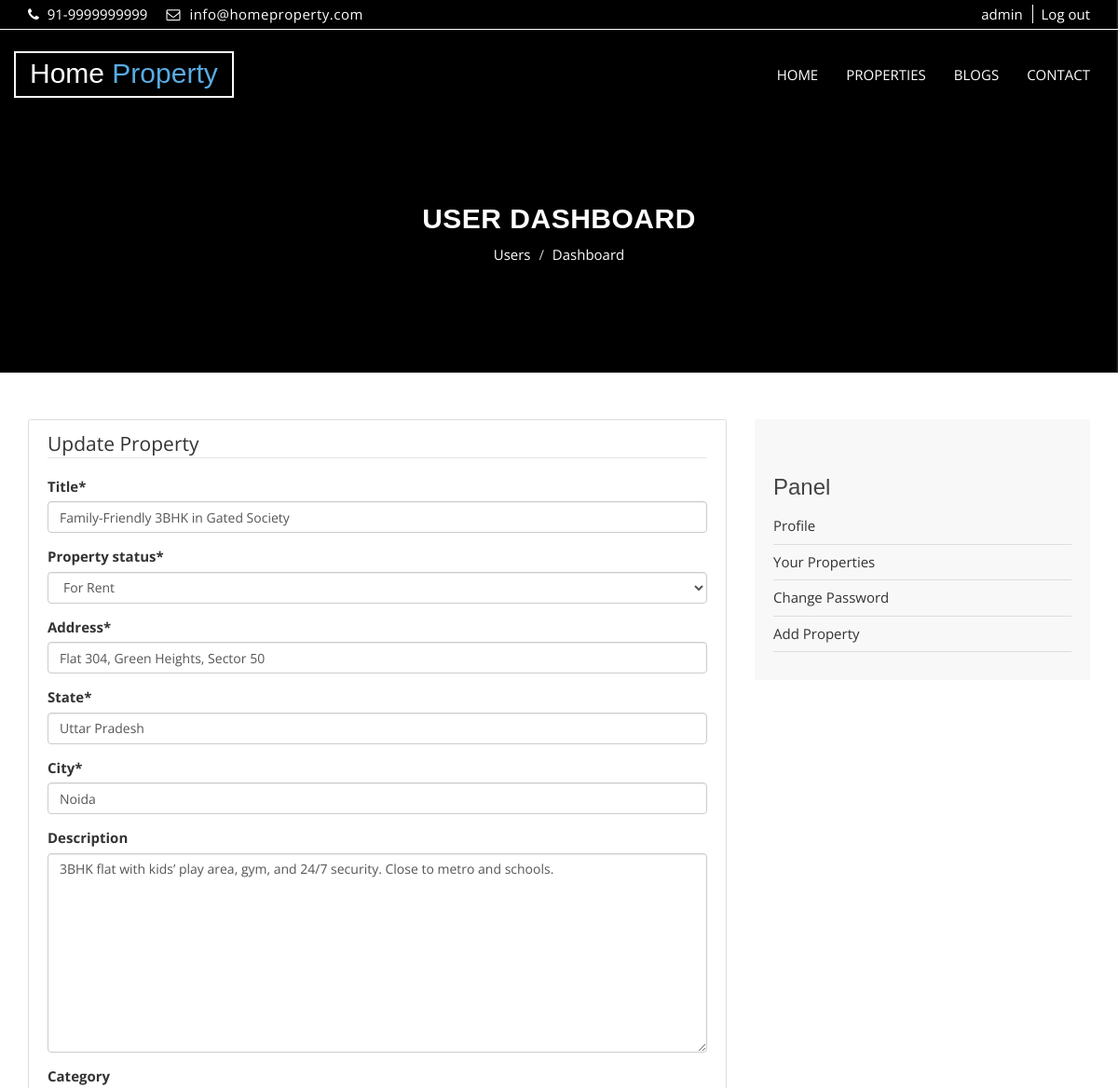
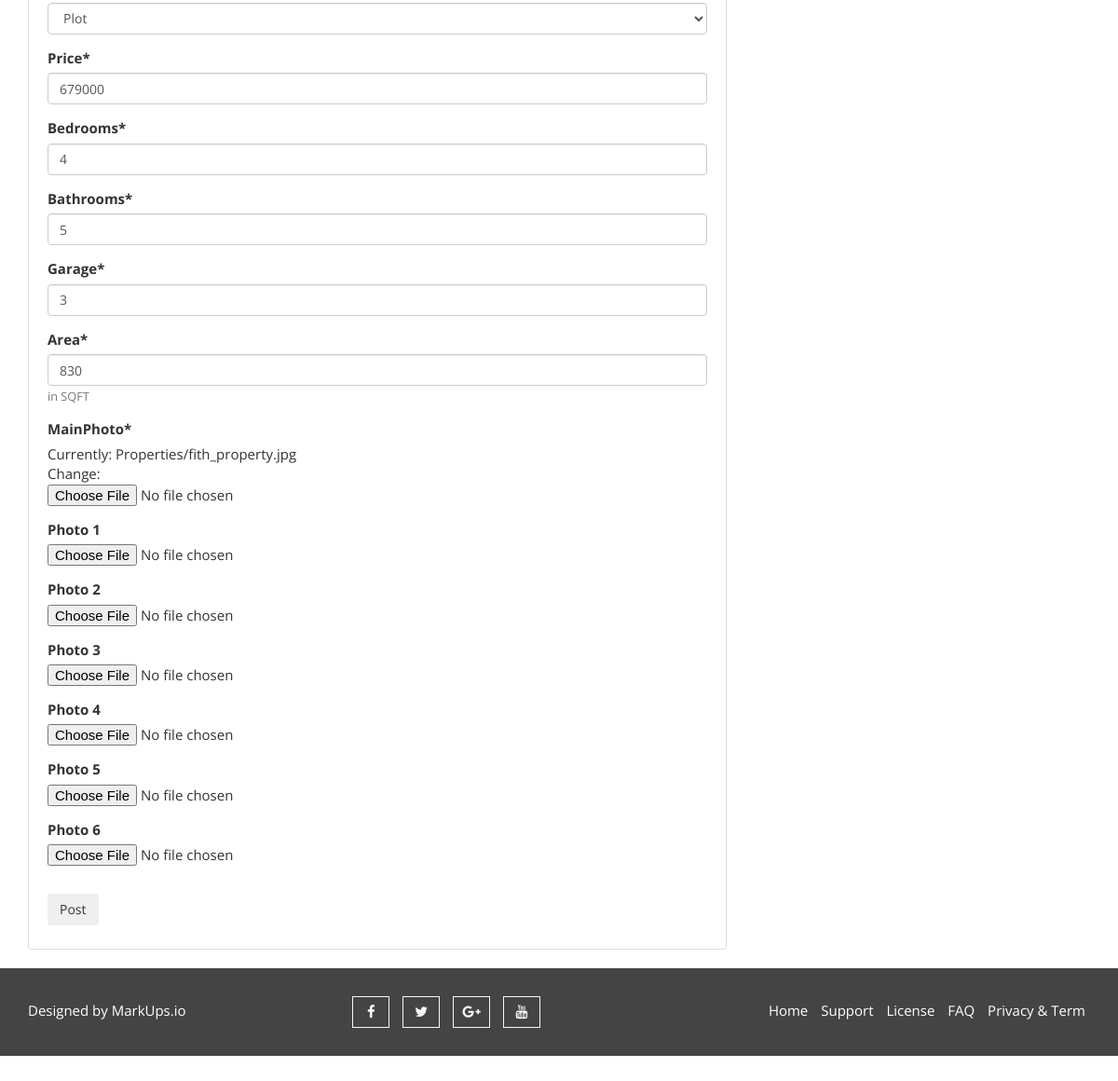
Screenshot of /accounts/property/25/update/ (signed in) with the database file from the repository (2 pictures, top to bottom).
### property/models.py (models this page shows, shortened)
class Property(models.Model):
    property_choices = [
        ('FS', 'For Sale'),
        ('FR', 'For Rent'),
        ('SL', 'Sold Out')
    ]
    STATUS = [
        ('Nor', 'Normal'),
        ('Exc', 'Exclusive')
    ]
    status = models.CharField(max_length=3, choices=STATUS, default='Nor')
    author = models.ForeignKey(User, on_delete=models.CASCADE, null = True)
    title = models.CharField(max_length=255, verbose_name = "Title")
    property_status = models.CharField(max_length = 2, choices = property_choices, verbose_name = "Property status")
    address = models.CharField(max_length=255, verbose_name = "Address")
    state = models.CharField(max_length=255, verbose_name = "State")
    city = models.CharField(max_length=255, verbose_name = "City")
    description = models.TextField(blank = True, verbose_name = 'Description')
    category = models.ForeignKey("Category", related_name = "property", verbose_name = "Category", on_delete = models.CASCADE, blank = True, null=True)
    price = models.PositiveIntegerField(verbose_name = 'Price')
    bedrooms = models.PositiveIntegerField(verbose_name = 'Bedrooms', default = 0)
    bathrooms = models.PositiveIntegerField(verbose_name = 'Bathrooms', default = 0)
    garage = models.PositiveIntegerField(default = 0, verbose_name = 'Garage')
    sqft = models.PositiveIntegerField(verbose_name = "Area", help_text = 'in SQFT')
    MainPhoto = models.ImageField(upload_to = "Properties/")
    photo_1 = models.ImageField(upload_to = "Properties/", blank = True, null = True)
    photo_2 = models.ImageField(upload_to = "Properties/", blank = True, null = True)
    photo_3 = models.ImageField(upload_to = "Properties/", blank = True, null = True)
    photo_4 = models.ImageField(upload_to = "Properties/", blank = True, null = True)
    photo_5 = models.ImageField(upload_to = "Properties/", blank = True, null = True)
    photo_6 = models.ImageField(upload_to = "Properties/", blank = True, null = True)
    views = models.IntegerField(default = 0)
    pub_date = models.DateTimeField(auto_now_add = True)
    update_date = models.DateTimeField(auto_now = True, auto_now_add = False)
    class Meta:
        ordering = ('-pub_date',)
        verbose_name = 'Property'
        verbose_name_plural = 'Properties'

class Category(models.Model):
    title = models.CharField(verbose_name = "Title", max_length = 50)
    slug = models.SlugField(verbose_name = "Slug")
    class Meta:
        verbose_name_plural = "Categories"
    def __str__(self):
        return self.title

### users/views.py (the view, shortened to what this page needs)
# urls.py: path("property/<int:pk>/update/", views.PropertyUpdateView.as_view(), name = "update-property"),
class PropertyUpdateView(LoginRequiredMixin, SuccessMessageMixin, UserPassesTestMixin, UpdateView):
    model = Property
    template_name = "users/property-create-update.html"
    fields = FIELDS
    success_message = "Your property has been updated successfully."
    def test_func(self):
        property = self.get_object()
        if self.request.user == property.author:
            return True
        return False

### blog/context_processors.py (called while the page is built)
def blog_context(request):
    categories = Category.objects.all().annotate(num_blogs=Count("blog"))
    tags = Tag.objects.all()
    recent_posts = Blog.objects.order_by("-pub_date")[:3]
    return {"categories": categories, "tags": tags, "recent_posts": recent_posts}

### property/context_processors.py (called while the page is built, shortened)
def global_context(request):
    return {}

### users/templates/users/property-create-update.html (shortened to what this page needs)
{%extends 'base.html' %}
{%load static %}
{%load crispy_forms_tags %}
{%block content %}
    <section id="aa-property-header">
    <div class="container">
        <div class="row">
        <div class="col-md-12">
            <div class="aa-property-header-inner">
            <h2>User Dashboard</h2>
            <ol class="breadcrumb">
            <li><a href="#">Users</a></li>
            <li class="active">Dashboard</li>
            </ol>
            </div>
        </div>
        </div>
    </div>
    </section>
    <section id="aa-blog">
        <div class="container">
            <div class="row">
                <div class="col-md-12">
                    <div class="aa-blog-area">
                        <div class="row">
                            <div class="col-md-8">
                                <div class="content-section">
                                    <form method="POST" enctype="multipart/form-data">
                                        <fieldset class="form-group">
                                        {% if request.resolver_match.url_name == "create-property" %}
                                            <legend class="border-bottom mb-4">New Property</legend>
                                        {%else%}
                                            <legend class="border-bottom mb-4">Update Property</legend>
                                        {%endif%}
                                            {{ form|crispy }}
                                        </fieldset>
                                        <div class="form-group">
                                            <button class="btn btn-outline-info" type="submit">Post</button>
                                        </div>
                                    </form>
                                </div>
                            </div>
                            {%include 'users/profile-sidebar.html'%}
                        </div>
                    </div>
                </div>
            </div>
        </div>
{%endblock content%}

### templates/base.html (shortened to what this page needs)
{% load static %}
{%load humanize%}
<!DOCTYPE html>
<html lang="en">
  <head>
    <link href="{% static 'css/font-awesome.css' %}" rel="stylesheet">
    <link href="{% static 'css/bootstrap.css'%}" rel="stylesheet">
    <link rel="stylesheet" type="text/css" href="{% static 'css/slick.css' %}">
    <link rel="stylesheet" type="text/css" href="{% static 'css/nouislider.css' %}">
    <link rel="stylesheet" href="{% static 'css/jquery.fancybox.css' %}" type="text/css" media="screen" />
    <link id="switcher" href="{% static 'css/theme-color/default-theme.css' %}" rel="stylesheet">
    <link href="{% static 'css/style.css' %}" rel="stylesheet">
  </head>
  <body class="aa-price-range">
  <header id="aa-header">
    <div class="container">
      <div class="row">
        <div class="col-md-12">
          <div class="aa-header-area">
            <div class="row">
              <div class="col-md-6 col-sm-6 col-xs-6">
                <div class="aa-header-left">
                  <div class="aa-telephone-no">
                    <span class="fa fa-phone"></span>
                   91-9999999999
                  </div>
                  <div class="aa-email hidden-xs">
                    <span class="fa fa-envelope-o"></span> info@homeproperty.com
                  </div>
                </div>
              </div>
              <div class="col-md-6 col-sm-6 col-xs-6">
                <div class="aa-header-right">
                {%if user.is_authenticated%}
                  <a href="{%url 'users:profile' user.username%}" class="aa-register">{{user.get_username}}</a>
                  <a href="{%url 'users:logout'%}" class="aa-login">Log out</a>
                {%else%}
                  <a href="{%url 'users:register'%}" class="aa-register">Register</a>
                  <a href="{%url 'users:login'%}" class="aa-login">Login</a>
                {%endif%}
                </div>
              </div>
            </div>
          </div>
        </div>
      </div>
    </div>
  </header>
  <section id="aa-menu-area">
    <nav class="navbar navbar-default main-navbar" role="navigation">
      <div class="container">
        <div class="navbar-header">
           <a class="navbar-brand aa-logo" href="{% url 'property:Home-Page' %}"> Home <span>Property</span></a>
        </div>
        <div id="navbar" class="navbar-collapse collapse">
          <ul id="top-menu" class="nav navbar-nav navbar-right aa-main-nav">
            <li class="{% if request.resolver_match.url_name == "property:Home-Page" %}active{% endif %}"><a href="{% url 'property:Home-Page' %}">HOME</a></li>
            <li class="{% if request.resolver_match.url_name == "property:Properties-List" %}active{% endif %}"><a href="{% url 'property:Properties-List'%}">PROPERTIES</a></li>
            <li class="{% if request.resolver_match.url_name == "blog:Blogs-List" %}active{% endif %}"><a href="{% url 'blog:Blogs-List' %}">BLOGS</a></li>
            <li class="{% if request.resolver_match.url_name == "contact" %}active{% endif %}"><a href="{%url 'contact'%}">CONTACT</a></li>
          </ul>
        </div>
      </div>
    </nav>
  </section>
  {% block content %}
  {% endblock %}
  <footer id="aa-footer">
    <div class="container">
      <div class="row">
        <div class="col-md-12">
        <div class="aa-footer-area">
          <div class="row">
            <div class="col-md-3 col-sm-6 col-xs-12">
              <div class="aa-footer-left">
               <p>Designed by <a rel="nofollow" href="http://www.markups.io/">MarkUps.io</a></p>
              </div>
            </div>
            <div class="col-md-3 col-sm-6 col-xs-12">
              <div class="aa-footer-middle">
                <a href="#"><i class="fa fa-facebook"></i></a>
                <a href="#"><i class="fa fa-twitter"></i></a>
                <a href="#"><i class="fa fa-google-plus"></i></a>
                <a href="#"><i class="fa fa-youtube"></i></a>
              </div>
            </div>
            <div class="col-md-6 col-sm-12 col-xs-12">
              <div class="aa-footer-right">
                <a href="{% url 'property:Home-Page' %}">Home</a>
                <a href="#">Support</a>
                <a href="#">License</a>
                <a href="#">FAQ</a>
                <a href="#">Privacy & Term</a>
              </div>
            </div>
          </div>
        </div>
      </div>
      </div>
    </div>
  </footer>
  </body>
</html>

### static/css/theme-color/default-theme.css (style rules this page uses)
h2 { color: #59abe3; }
#aa-menu-area .main-navbar .navbar-header .aa-logo span { color: #59abe3; }
#aa-property-header .aa-property-header-inner .breadcrumb li.active { color: #59abe3; }

### rows the page displays
Property: title "Family-Friendly 3BHK in Gated Society", property_status "For Rent", address "Flat 304, Green Heights, Sector 50", state "Uttar Pradesh", city "Noida", description "3BHK flat with kids’ play area, gym, and 24/7 security. Close to metro and schools.", category "Plot", price "679000", bedrooms "4", bathrooms "5", garage "3", sqft "830"

### other values shown
{{ user.get_username }} "admin"
